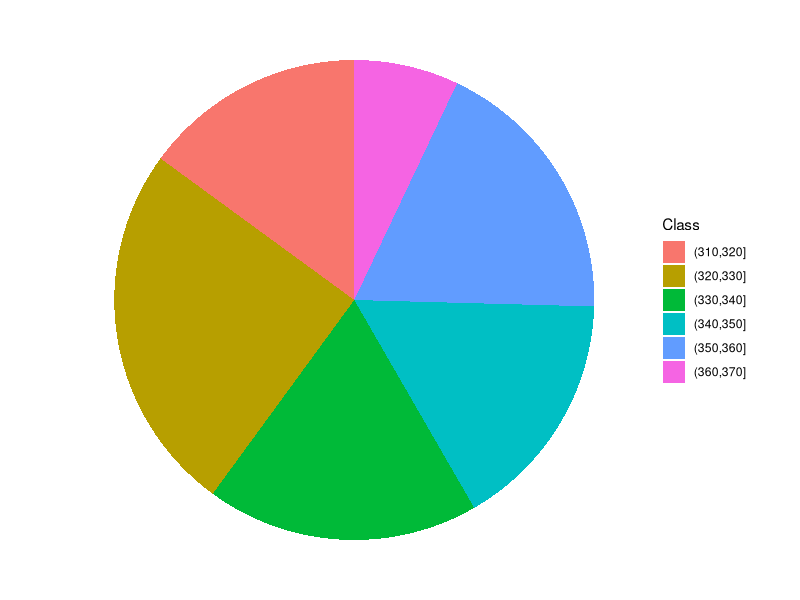

Write the R code that produced this figure.
## ---- chunk 1
data(mtcars)
knitr::kable(mtcars[,c(8,10)], caption = "Part of the dataset 'mtcars' in R, representing the characteristics of 32 old automobiles; 'vs' is the type of engine (0 for V-shaped and 1 for straight engine) and 'gear' is the number of forward gears. More detail is given in the text.", booktabs = T)
## ---- chunk 2
data(mtcars)
table(mtcars$vs)
## ---- chunk 3
table(mtcars$vs)/length(mtcars$vs)
## ---- chunk 4
cumsum(table(mtcars$gear))
## ---- chunk 5
data(co2)
co2 <- as.vector(co2)
mean(co2)
min(co2)
max(co2)

# binning
classes <- cut(co2, breaks = c(310,320,330,340,350,360,370))
freq <- table(classes)
freq
## ---- chunk 6
time <- c("5 - 10", "10 - 15", "15 - 20", "20 - 25")
center <- c(7.5, 12.5, 17.5, 22.5)
count <- c(1, 4, 3, 2)
tab <- data.frame("Time interval" = time, "Central value" = center,
                  "Count" = count, check.names = F)
knitr::kable(tab, caption = "Distribution of frequency for the time (in minutes) taken to complete a statistic assignment for a group of students in biotechnology", align = "ccc", booktabs = T)
## ---- chunk 7
library(ggplot2)
dfr <- data.frame("Class" = names(freq),
                  "Freq" = as.numeric(freq))
ggplot(data = dfr) +
  geom_bar(aes(x = NA, y = Freq, fill = Class),
           stat="identity", position = "fill") +
  coord_polar("y", start=0) +
  theme_void() # remove background, grid, numeric labels
## ---- chunk 8
table(mtcars$vs, mtcars$gear)
## ---- chunk 9
data(HairEyeColor)
tab <- HairEyeColor[,,2]
tab <- matrix(as.numeric(tab), 4, 4)
tab <- cbind(tab, apply(tab, 1, sum))
tab <- rbind(tab, apply(tab, 2, sum))

rn <- c("Black hair", "Brown hair", "Red hair", "Blond hair", "COLUMN SUMS")
cn <- c("Brown eye", "Blue eye", "Hazel eye", "Green eye", "ROW SUMS")
row.names(tab) <- rn
colnames(tab) <- cn
knitr::kable(tab, align = "ccccc", caption = "Distribution of hair and eye color for 313 female statistics students, augmented with row and column sums. Dataset taken from R package 'datasets'", booktabs = T)
## ---- chunk 10
Black <- c(20.26837, 18.93930,  7.642173,  5.150160)
Brown <- c(55.73802, 52.08307, 21.015974, 14.162939)
Red   <- c(14.42173, 13.47604,  5.437700,  3.664537)
Blond <- c(31.57189, 29.50160, 11.904153,  8.022364)
tabExp <- rbind(Black, Brown, Red, Blond)
tab[1:4, 1:4] <- tabExp
knitr::kable(tab, align = "ccccc", caption = "Expected values of hair and eye color for 313 female statistics students, augmented with row and column sums. Expectations assume total lack of dependency between the two variables.", booktabs = T)
## ---- chunk 11
data(HairEyeColor)
tab <- HairEyeColor[,,2]
summary(tab)
## ---- chunk 12
Vcram <- sqrt(summary(tab)$statistic/(sum(tab) * min(nrow(tab) - 1, ncol(tab) - 1)))
Vcram
